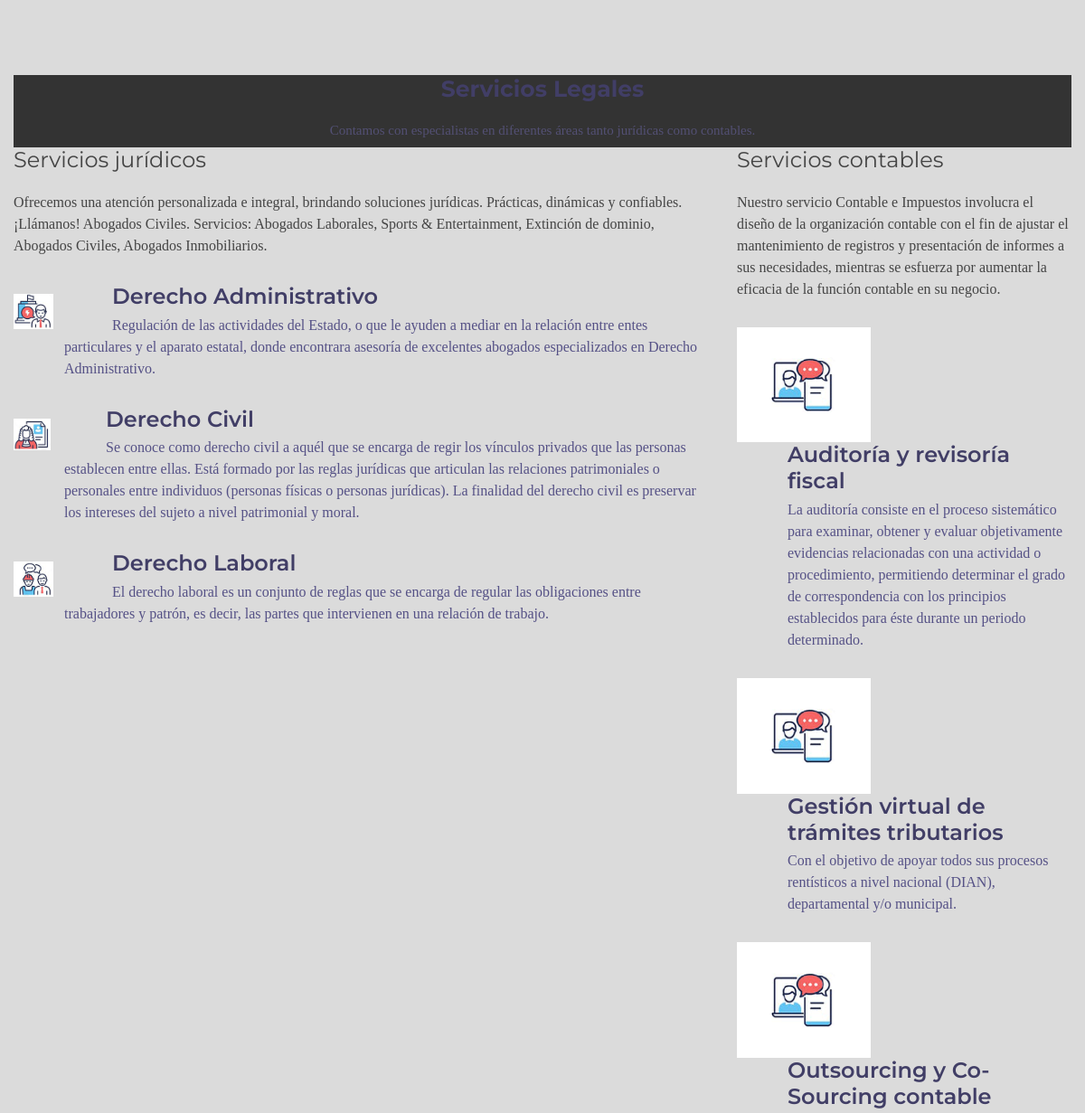
Page /services (middle part) on the earlier database version.
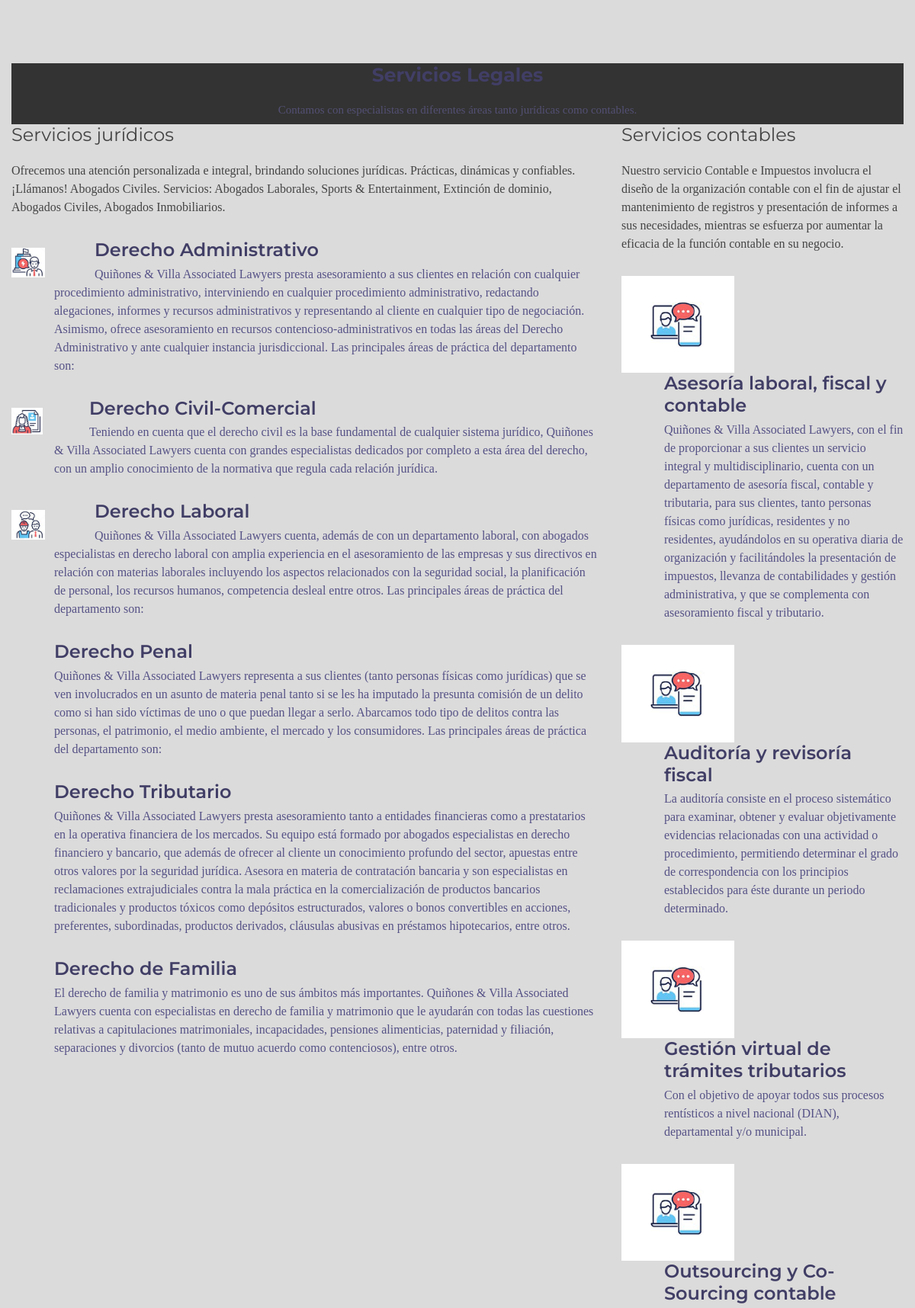
Same page on the later database version.
### core/models.py (models this page shows, shortened)
class Servicio(models.Model):
    tipoServicio = models.ForeignKey(TipoServicio, on_delete=models.CASCADE, default='Jurídico' )
    icono = models.CharField(max_length=100, default='ion-android-bookmark')
    nombre = models.CharField(max_length=100, unique=True)
    descripcion = models.TextField(blank = True, verbose_name='Descripcion del servicio' )
    portada = models.ImageField(blank = True)
    imagen = models.ImageField(blank = True)
    class Meta:
        ordering = ['nombre']

### core/views.py (the view)
# urls.py: path('services', ServicesListView.as_view(), name='services_list'),
class ServicesListView(ListView): #Lista de Series
    model = Servicio
    template_name = 'core/abogado/services_list.html'
    def get_context_data(self, **kwargs):
        context = super().get_context_data(**kwargs)
        servicios = Servicio.objects.all()
        context['servicios'] = servicios
        context['juridico'] = servicios.filter(tipoServicio__nombre = 'juridicos' )
        context['contable'] = servicios.filter(tipoServicio__nombre = 'contables' )
        return context

### core/templates/core/abogado/services_list.html (shortened to what this page needs)
{% extends 'core/base.html' %}
{% load static %}
{% block contenido %}
<section class="wthree-row w3-about  py-5">
</section>
<section id="why-us" class="wow fadeIn">
    <div class="container-fluid">
        <header class="section-header">
            <h3>Servicios Legales</h3>
            <p>Contamos con especialistas en diferentes áreas tanto jurídicas como contables.</p>
        </header>
        <div class="row">
            <div class="col-lg-8">
                <div class="why-us-content">
                    <h4>Servicios jurídicos </h4>
                    <p>Ofrecemos una atención personalizada e integral, brindando soluciones jurídicas. Prácticas,
                        dinámicas y confiables. ¡Llámanos! Abogados Civiles. Servicios: Abogados Laborales, Sports &
                        Entertainment, Extinción de dominio, Abogados Civiles, Abogados Inmobiliarios.</p>
                    <div class="features wow bounceInUp clearfix">
                        {% for servicio in juridico %}
                        {% if servicio.imagen %}
                        <div class="redimencionar">
                            <i><img src="{{servicio.imagen.url}}" alt=""></i>
                        </div>
                        {% else %}
                        <div class="redimencionar">
                            <i><img src="{% static 'rapi/img/default_services.png' %}" alt=""></i>
                        </div>
                        {% endif %}
                        <a href="{% url 'service_detail' servicio.id %}">
                            <h4>{{servicio.nombre}}</h4>
                            <p>{{servicio.descripcion}}</p>
                        </a>
                        {% endfor %}
                    </div>
                </div>
            </div>
            <div class="col-lg-4">
                <div class="why-us-content">
                    <h4>Servicios contables</h4>
                    <p>Nuestro servicio Contable e Impuestos involucra el diseño de la organización contable con el fin
                        de ajustar el mantenimiento de registros y presentación de informes a sus necesidades, mientras
                        se esfuerza por aumentar la eficacia de la función contable en su negocio.</p>
                    <div class="features wow bounceInUp clearfix">
                        {% for servicio in contable %}
                        {% if servicio.imagen %}
                        <div class="redimencionar">
                            <i><img src="{{servicio.imagen.url}}" alt=""></i>
                        </div>
                        {% else %}
                        <div class="redimencionar">
                            <i><img src="{% static 'rapi/img/default_services.png' %}" alt=""></i>
                        </div>
                        {% endif %}
                        <h4>{{servicio.nombre}}</h4>
                        <p> {{servicio.descripcion}}</p>
                        {% endfor %}
                    </div>
                </div>
            </div>
        </div>
    </div>
</section>
{% endblock %}

### core/templates/core/base.html (shortened to what this page needs)
{% load static %}
<!DOCTYPE html>
<html lang="es">
<head>
  <link rel="stylesheet" href="https://stackpath.bootstrapcdn.com/bootstrap/4.5.2/css/bootstrap.min.css"
>
  <link href="{% static 'rapi/lib/font-awesome/css/font-awesome.min.css' %}" rel="stylesheet">
  <link href="{% static 'rapi/lib/animate/animate.min.css' %}" rel="stylesheet">
  <link href="{% static 'rapi/lib/ionicons/css/ionicons.min.css' %}" rel="stylesheet">
  <link href="{% static 'rapi/lib/owlcarousel/assets/owl.carousel.min.css' %}" rel="stylesheet">
  <link href="{% static 'rapi/lib/lightbox/css/lightbox.min.css' %}" rel="stylesheet">
  <link href="{% static 'rapi/css/style.css' %}" rel="stylesheet">
  <link href="{% static 'rapi/css/estilos.css' %}" rel="stylesheet">
</head>
{% block intro%}
<body>
  {% endblock %}
  <main id="main">
    {% block contenido %}{% endblock %}
</body>
</html>

### core/static/rapi/css/style.css (style rules this page uses)
.redimencionar img { width: 40%; height: auto; display: inline-block; }
body { background: #fff; color: #444; font-family: "Open Sans", sans-serif; }
a { color: #1bb1dc; transition: 0.5s; }
p { padding: 0; margin: 0 0 30px 0; }
h1, h2, h3, h4, h5, h6 { font-family: "Montserrat", sans-serif; font-weight: 400; margin: 0 0 20px 0; padding: 0; }
.section-header h3 { font-size: 25px; color: #413e66; text-align: center; font-weight: 700; position: relative; font-family: "Montserrat", sans-serif; }
.section-header p { text-align: center; margin: auto; font-size: 15px; padding-bottom: 60px; color: #535074; width: 50%; }
#why-us { padding: 60px 0; }
#why-us .why-us-content .features { margin: 0 0 15px 0; padding: 0; transition: 0.3s ease-in-out; }
#why-us .why-us-content .features i { font-size: 36px; float: left; }
#why-us .why-us-content .features h4 { font-size: 24px; font-weight: 600; margin-left: 56px; color: #413e66; margin-bottom: 5px; }
#why-us .why-us-content .features p { font-size: 16px; margin-left: 56px; color: #555186; }

### core/static/core/css/estilos.css (style rules this page uses)
* { margin:0; padding: 0; }
body { background-color:rgb(219, 219, 219); font-family: fantasy; }
header { width: 100%; height: 80px; background-color:#333; transition: all 0.5s; }

Differences in the rows shown:
changed Servicio "Derecho Administrativo": descripcion "Regulación de las actividades del Estado, o que le ayuden a mediar en la relación entre entes particulares y el aparato estatal, donde encontrara asesoría de excelentes abogados especializados en Derecho Administrativo." → "Quiñones & Villa Associated Lawyers presta asesoramiento a sus clientes en relación con cualquier procedimiento administrativo, interviniendo en cualquier procedimiento administrativo, redactando alegaciones, informes y recursos administrativos y representando al cliente en cualquier tipo de negociación. Asimismo, ofrece asesoramiento en recursos contencioso-administrativos en todas las áreas del Derecho Administrativo y ante cualquier instancia jurisdiccional. Las principales áreas de práctica del departamento son:"
changed Servicio: nombre "Derecho Civil" → "Derecho Civil-Comercial"; descripcion "Se conoce como derecho civil a aquél que se encarga de regir los vínculos privados que las personas establecen entre ellas. Está formado por las reglas jurídicas que articulan las relaciones patrimoniales o personales entre individuos (personas físicas o personas jurídicas). La finalidad del derecho civil es preservar los intereses del sujeto a nivel patrimonial y moral." → "Teniendo en cuenta que el derecho civil es la base fundamental de cualquier sistema jurídico, Quiñones & Villa Associated Lawyers cuenta con grandes especialistas dedicados por completo a esta área del derecho, con un amplio conocimiento de la normativa que regula cada relación jurídica."
changed Servicio "Derecho Laboral": descripcion "El derecho laboral es un conjunto de reglas que se encarga de regular las obligaciones entre trabajadores y patrón, es decir, las partes que intervienen en una relación de trabajo." → "Quiñones & Villa Associated Lawyers cuenta, además de con un departamento laboral, con abogados especialistas en derecho laboral con amplia experiencia en el asesoramiento de las empresas y sus directivos en relación con materias laborales incluyendo los aspectos relacionados con la seguridad social, la planificación de personal, los recursos humanos, competencia desleal entre otros. Las principales áreas de práctica del departamento son:"
added Servicio: nombre "Derecho Penal", descripcion "Quiñones & Villa Associated Lawyers representa a sus clientes (tanto personas físicas como jurídicas) que se ven involucrados en un asunto de materia penal tanto si se les ha imputado la presunta comisión de un delito como si han sido víctimas de uno o que puedan llegar a serlo. Abarcamos todo tipo de delitos contra las personas, el patrimonio, el medio ambiente, el mercado y los consumidores. Las principales áreas de práctica del departamento son:", shown under "Servicios jurídicos"
added Servicio: nombre "Derecho Tributario", descripcion "Quiñones & Villa Associated Lawyers presta asesoramiento tanto a entidades financieras como a prestatarios en la operativa financiera de los mercados. Su equipo está formado por abogados especialistas en derecho financiero y bancario, que además de ofrecer al cliente un conocimiento profundo del sector, apuestas entre otros valores por la seguridad jurídica. Asesora en materia de contratación bancaria y son especialistas en reclamaciones extrajudiciales contra la mala práctica en la comercialización de productos bancarios tradicionales y productos tóxicos como depósitos estructurados, valores o bonos convertibles en acciones, preferentes, subordinadas, productos derivados, cláusulas…", shown under "Servicios jurídicos"
added Servicio: nombre "Derecho de Familia", descripcion "El derecho de familia y matrimonio es uno de sus ámbitos más importantes. Quiñones & Villa Associated Lawyers cuenta con especialistas en derecho de familia y matrimonio que le ayudarán con todas las cuestiones relativas a capitulaciones matrimoniales, incapacidades, pensiones alimenticias, paternidad y filiación, separaciones y divorcios (tanto de mutuo acuerdo como contenciosos), entre otros.", shown under "Servicios jurídicos"
added Servicio: nombre "Asesoría laboral, fiscal y contable", descripcion "Quiñones & Villa Associated Lawyers, con el fin de proporcionar a sus clientes un servicio integral y multidisciplinario, cuenta con un departamento de asesoría fiscal, contable y tributaria, para sus clientes, tanto personas físicas como jurídicas, residentes y no residentes, ayudándolos en su operativa diaria de organización y facilitándoles la presentación de impuestos, llevanza de contabilidades y gestión administrativa, y que se complementa con asesoramiento fiscal y tributario.", shown under "Servicios contables"
